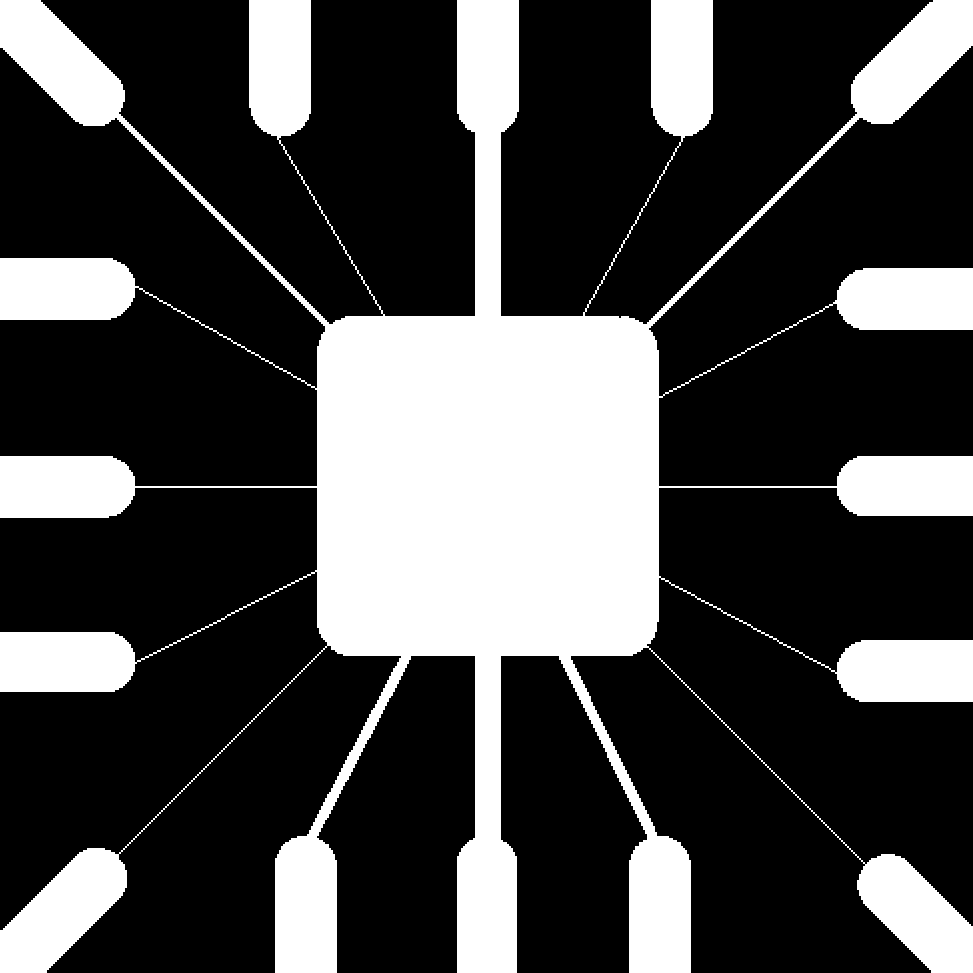
#> input picture Assignment5/Input Images/Fig09_5.tif, 973 x 973 px, found by its file name
$ python Assignment5.py
#> lines starting #> are read from the running program, lines starting #| are printed output that depends on the picture; after the words box and inside, x2 and y2 are one past the last pixel; in counts of white or black regions, pixels touching at a corner belong together
import cv2
import numpy as np
from matplotlib import pyplot as plt
# Q1
# 1)
img = cv2.imread('Fig09_5.tif')
#> img is the input picture: shape (973, 973, 3); 28.1% white; 1 white region, box (x1, y1, x2, y2) and area: (0, 0, 973, 973) 265583
result = [[0, 1, 0], [1, 1, 1], [0, 1, 0]]
result = np.array(result, np.uint8)
er = cv2.erode(img, result)
#> er: shape (973, 973, 3); 26.7% white; 11 white regions, largest, box (x1, y1, x2, y2) and area: (0, 0, 973, 973) 175460, (0, 849, 126, 973) 8460, (835, 269, 973, 329) 7728
cv2.imwrite('1a.tif', er)
dil = cv2.dilate(img, result)
#> dil: shape (973, 973, 3); 29.5% white; 1 white region, box (x1, y1, x2, y2) and area: (0, 0, 973, 973) 279361
cv2.imwrite('1b.tif', dil)
morphop = cv2.morphologyEx(img, cv2.MORPH_OPEN, result)
#> morphop: shape (973, 973, 3); 27.5% white; 11 white regions, largest, box (x1, y1, x2, y2) and area: (0, 0, 973, 973) 180548, (0, 848, 127, 973) 8696, (834, 268, 973, 330) 8025
cv2.imwrite('1c.tif', morphop)
morphcl = cv2.morphologyEx(img, cv2.MORPH_CLOSE, result)
#> morphcl: shape (973, 973, 3); 28.3% white; 1 white region, box (x1, y1, x2, y2) and area: (0, 0, 973, 973) 267829
cv2.imwrite('1d.tif', morphcl)

# 2)
img = cv2.imread('Fig09_7.tif')
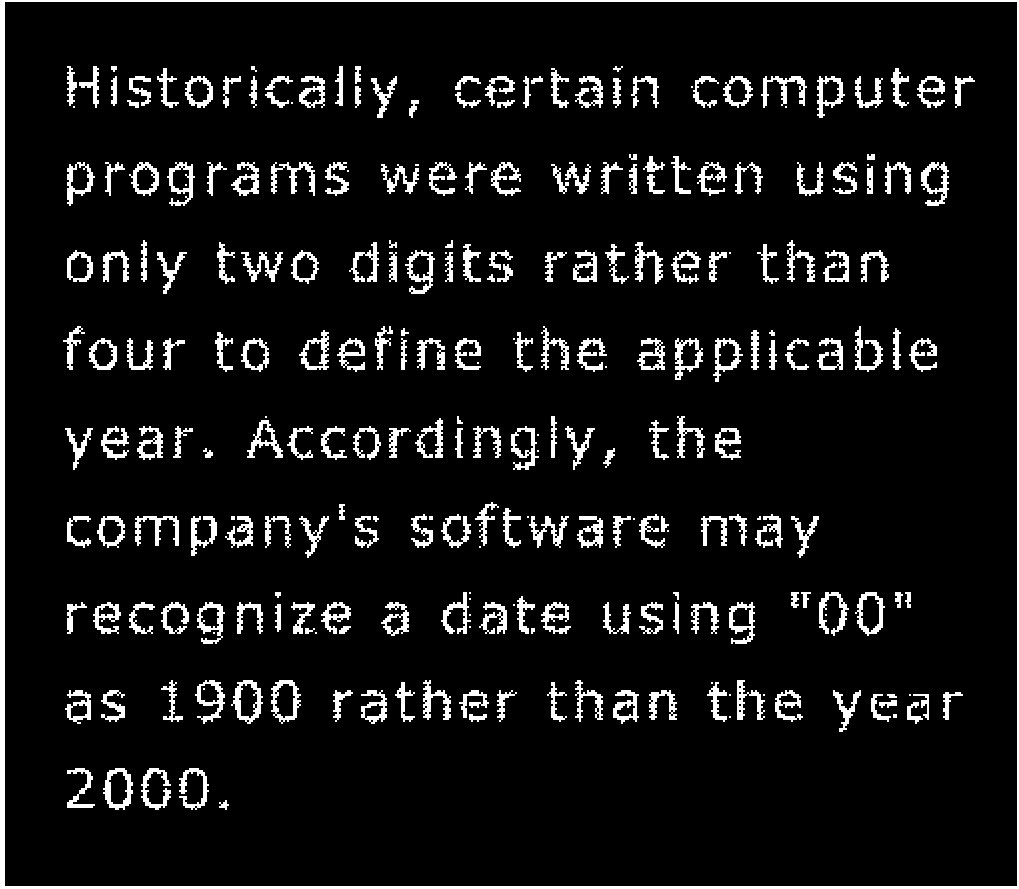
#> input picture Assignment5/Input Images/Fig09_7.tif, 1019 x 889 px, found by its file name
#> img is the input picture: shape (889, 1019, 3); 8.3% white; 266 white regions (38 under 20 px), largest, box (x1, y1, x2, y2) and area: (0, 0, 1019, 889) 11283, (231, 680, 263, 724) 536, (921, 162, 949, 206) 524
result = np.ones((3, 3), np.uint8)
morphcl = cv2.morphologyEx(img, cv2.MORPH_CLOSE, result)
#> morphcl: shape (889, 1019, 3); 9.1% white; 205 white regions (1 under 20 px), largest, box (x1, y1, x2, y2) and area: (0, 0, 1019, 889) 11283, (231, 680, 263, 724) 592, (921, 162, 949, 206) 588
cv2.imwrite('2.tif', morphcl)

# 3)
img = cv2.imread('Fig09_11.tif')
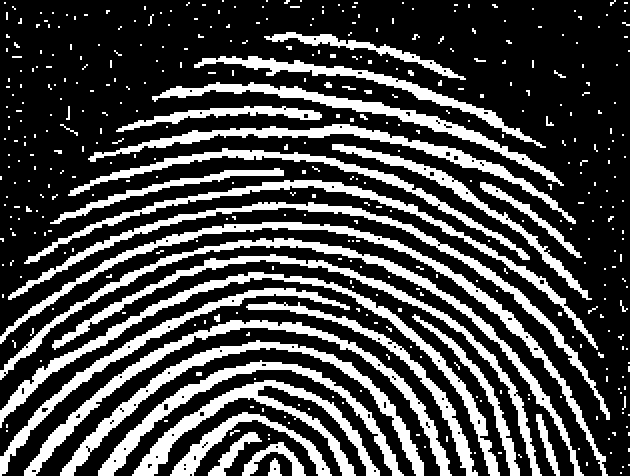
#> input picture Assignment5/Input Images/Fig09_11.tif, 630 x 476 px, found by its file name
#> img is the input picture: shape (476, 630, 3); 28.5% white; 414 white regions (355 under 20 px), largest, box (x1, y1, x2, y2) and area: (0, 222, 608, 476) 5552, (0, 272, 500, 476) 5488, (0, 238, 584, 476) 5348
result = np.ones((5, 5), np.uint8)
morphop = cv2.morphologyEx(img, cv2.MORPH_OPEN, result)
#> morphop: shape (476, 630, 3); 25.3% white; 167 white regions, largest, box (x1, y1, x2, y2) and area: (202, 380, 380, 476) 3144, (0, 272, 264, 422) 2708, (98, 362, 262, 476) 2312
morphop = cv2.morphologyEx(morphop, cv2.MORPH_CLOSE, result)
#> morphop: shape (476, 630, 3); 25.9% white; 75 white regions, largest, box (x1, y1, x2, y2) and area: (134, 380, 380, 476) 4452, (28, 222, 544, 358) 4328, (98, 362, 402, 476) 3916
cv2.imwrite('3.tif', morphop)

# 4)
img = cv2.imread('Fig09_16.tif')
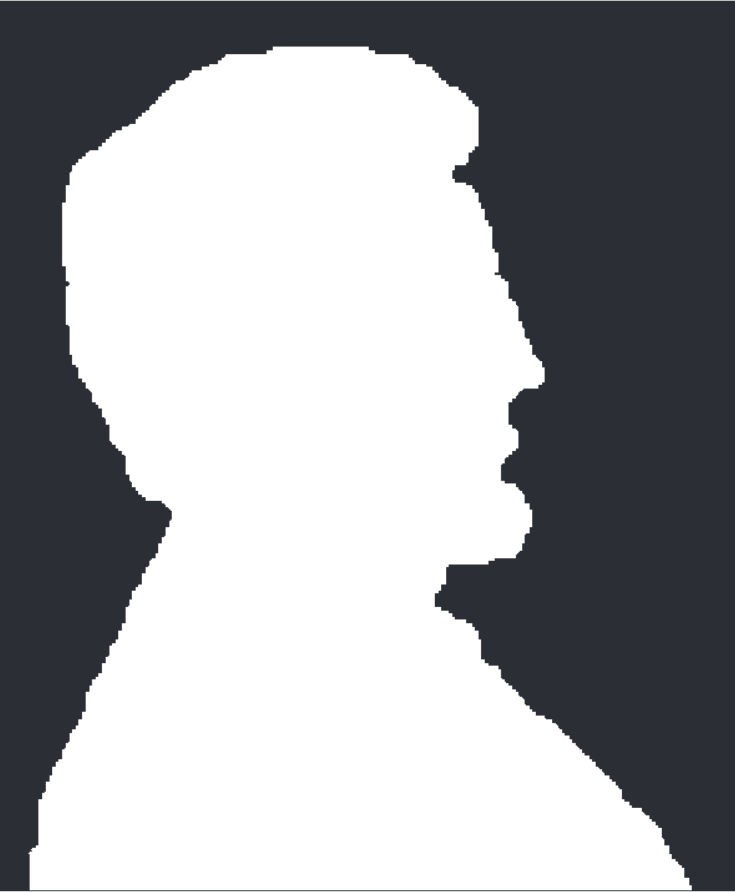
#> input picture Assignment5/Input Images/Fig09_16.tif, 735 x 892 px, found by its file name
#> img is the input picture: shape (892, 735, 3); mean B, G, R 163.4, 160.3, 159.4
result = np.ones((5, 5), np.uint8)
er = cv2.erode(img, result)
#> er: shape (892, 735, 3)
outline = img - er
cv2.imwrite('4.tif', outline)

# Q2

# 1)
bubfish=cv2.imread('bubblingFish.jpg')
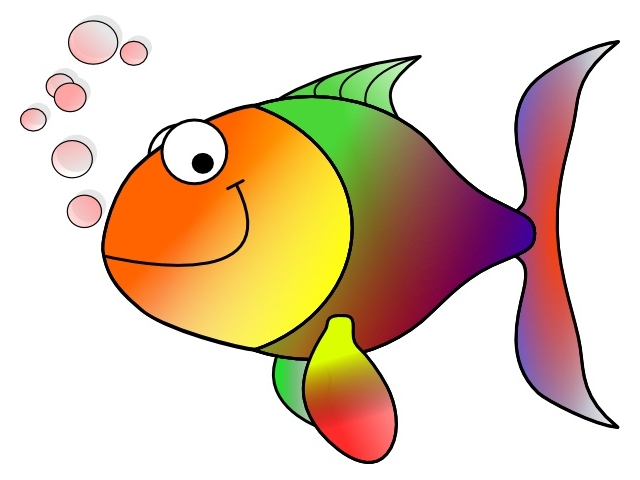
#> input picture Assignment5/Input Images/bubblingFish.jpg, 640 x 480 px, found by its file name
#> bubfish is the input picture: shape (480, 640, 3); mean B, G, R 182.8, 204.3, 224.6
grayimg = cv2.cvtColor(bubfish, cv2.COLOR_BGR2GRAY)
edged = cv2.Canny(grayimg, 30, 200)
#> edged: shape (480, 640); 2.9% white in thin lines or dots, all inside (x1, y1, x2, y2) = (19, 19, 620, 464)
contours, hierarchy  = cv2.findContours(edged, cv2.RETR_TREE, cv2.CHAIN_APPROX_SIMPLE)
#> contours = 86 contours, 39 with area under 20; largest, box (x1, y1, x2, y2) and area: (101, 40, 620, 464) 112330, (101, 40, 620, 464) 111812, (104, 107, 351, 348) 39466, (104, 107, 351, 348) 39204, (517, 44, 612, 425) 15534
cv2.drawContours(bubfish, contours, -1, (0, 255, 0), 3)
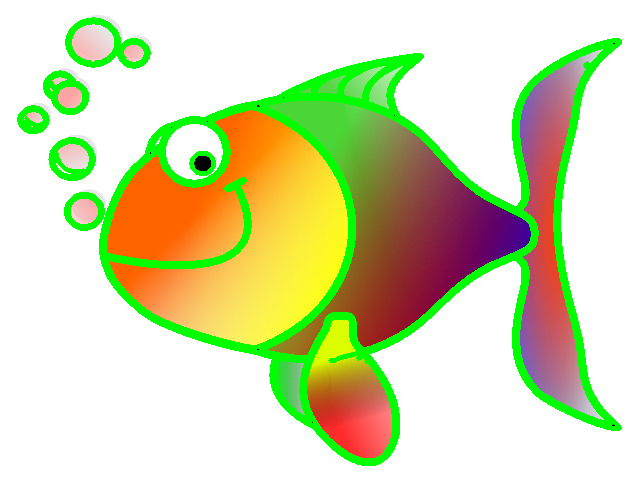
#> bubfish: shape (480, 640, 3); 10.39% of pixels changed, all inside (x1, y1, x2, y2) = (17, 17, 622, 466)
cv2.imshow('Largest Contour', bubfish)
cv2.imwrite('bubblingFish_contour.jpg', bubfish)

# 2)
img = cv2.imread('bubblingFish.jpg')
Large = max(contours, key = cv2.contourArea)
#> Large = contour of 991 points, box (x1, y1, x2, y2) (101, 40, 620, 464), area 112330
cv2.drawContours(img, [Large], -1, (0, 255, 0), 3)
#> img: shape (480, 640, 3)
cv2.imwrite('bubblingFish_largestContour.jpg', img)

# Q3
polygons=cv2.imread('polygons.png')
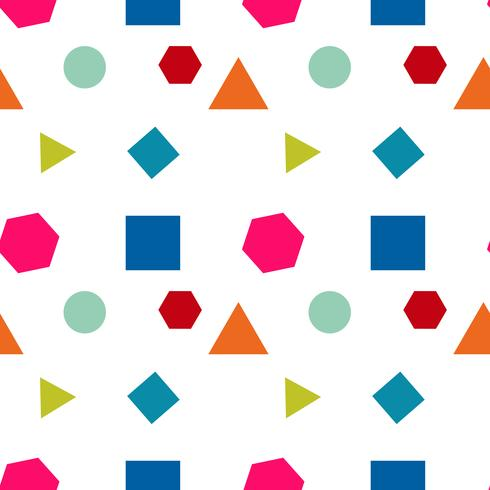
#> input picture Assignment5/Input Images/polygons.png, 490 x 490 px, found by its file name
#> polygons is the input picture: shape (490, 490, 3); mean B, G, R 226.1, 222.3, 230.8
grayimg = cv2.cvtColor(polygons, cv2.COLOR_BGR2GRAY)
#> grayimg: shape (490, 490)
ret, imagethreshold = cv2.threshold(grayimg, 245, 255, cv2.THRESH_BINARY_INV)
#> imagethreshold: shape (490, 490); 21.7% white; 300 white regions (264 under 20 px)
cv2.imwrite("Imagethreshold.png", imagethreshold)
cv2.waitKey(0)
contours, hierarchy = cv2.findContours(imagethreshold, cv2.RETR_TREE, cv2.CHAIN_APPROX_SIMPLE)
#> contours = 336 contours, 301 with area under 20; largest, box (x1, y1, x2, y2) and area: (124, 215, 181, 271) 3026, (369, 214, 426, 272) 3026, (241, 211, 306, 274) 2786, (0, 212, 61, 275) 2748, (208, 301, 269, 356) 1658
tmp=0
for count in contours:
    epsilon = 0.01499 * cv2.arcLength(count, True)
    approx = cv2.approxPolyDP(count, epsilon, True)
    i, j = approx[0][0]

    if(len(approx) == 3):
        tmp+=1
        cv2.drawContours(polygons, [approx], 0, (0), 3)
#> this loop made 336 passes
#> (epsilon, approx, i, j) on passes 4, 10, 12, 13, 19, 25, 35, 42, 45, 46: (0.0724, [[302, 472], [303, 473], [303, 474], [303, 473]], 302, 472), (2.53, [[369, 461], [370, 489], [425, 489], [424, 460]], 369, 461), (2.56, [[181, 461], [125, 460], [125, 489], [180, 489]], 181, 461), (0.03, [[425, 458], [426, 458]], 425, 458), (0.0848, [[283, 457], [284, 456], [285, 457], [284, 458]], 283, 457), (0.0424, [[407, 422], [406, 423]], 407, 422), (0.0848, [[128, 406], [129, 407], [130, 406], [129, 407]], 128, 406), (0.0424, [[179, 393], [180, 394]], 179, 393), (0.0424, [[128, 387], [129, 388]], 128, 387), (0.0424, [[174, 386], [173, 387]], 174, 386)
#> (epsilon, i, j) on passes 1, 2, 3, 5, 6, 7: (0, 241, 487), (0.162, 489, 485), (0, 61, 480), (0, 241, 472), (0, 51, 468), (0, 295, 465)
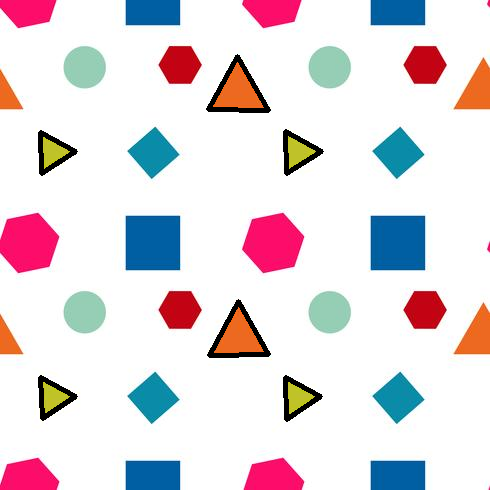
#> polygons: shape (490, 490, 3); 1.73% of pixels changed, all inside (x1, y1, x2, y2) = (38, 54, 324, 422)
#> after the loop, tmp = 6
print(tmp)
#| 6
cv2.imwrite("Resulting_polygons.png", polygons)

#Q4
#HoughLines()
sudoku=cv2.imread('sudoku.jpg')
#> (the run stopped early here; a loop or call above may not have finished)
